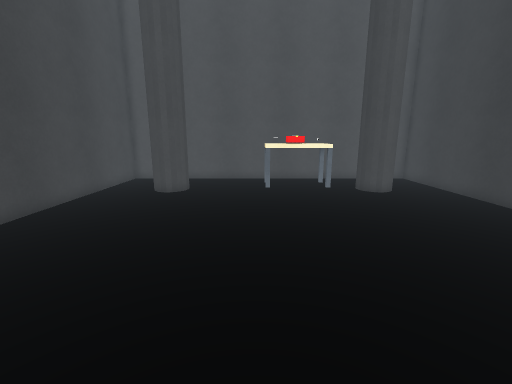
[1] (above)

12 first-person views from a walk through a Unity game level. The camera is 1.5 m above the floor, tilts 12° down and sees 90° across. Doors are open. The floor is counted in squares, 0.5 m on a side. Each view is taken from the middle of a square. On the plan, view 1 faces up. The plan holds only what a view shows up to about 19 squares ahead; the rest is blank. The place goes on beyond the plan. The player character is not drawn. Surface patterns are stand-ins for the level's own textures.

[2]
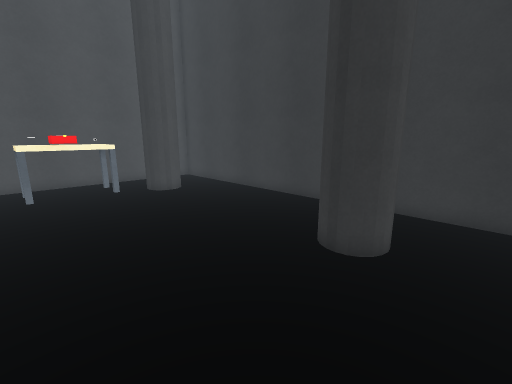

[3]
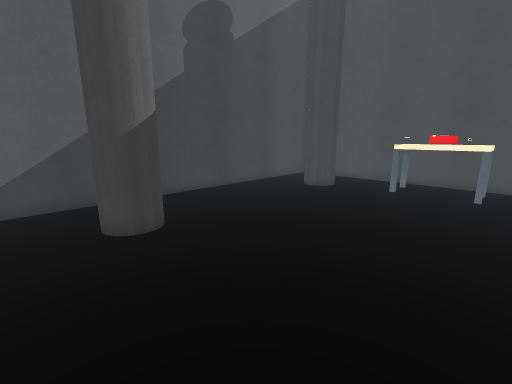

[4]
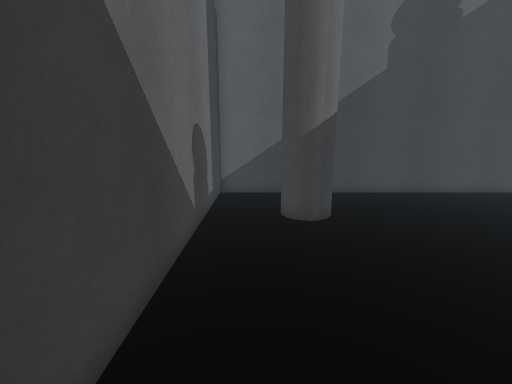

[5]
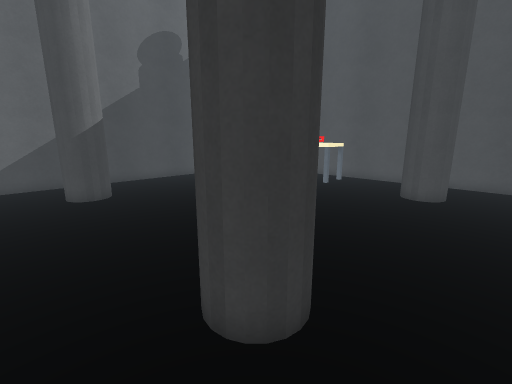

[6]
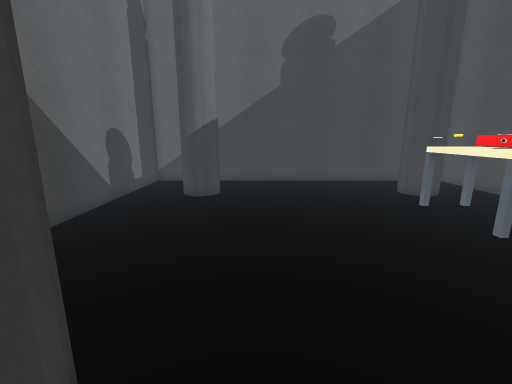

[7]
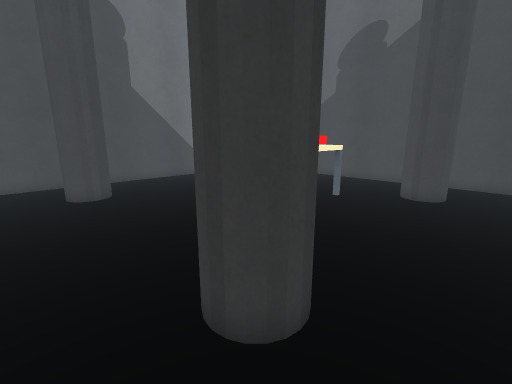

[8]
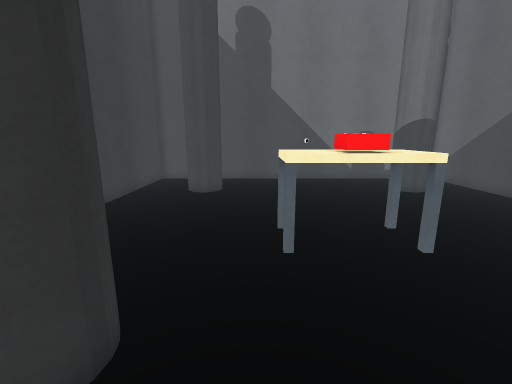

[9]
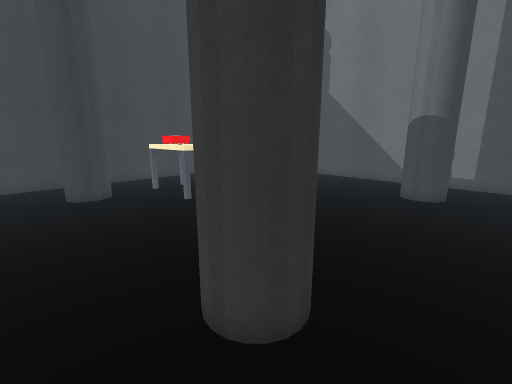

[10]
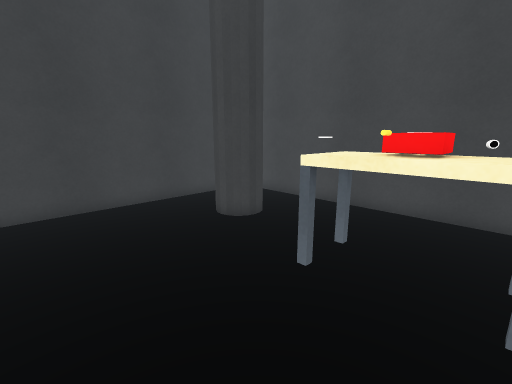

[11]
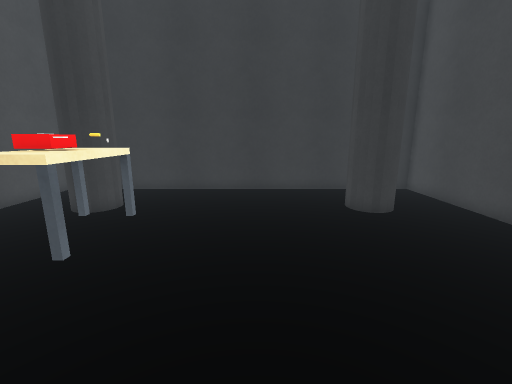

[12]
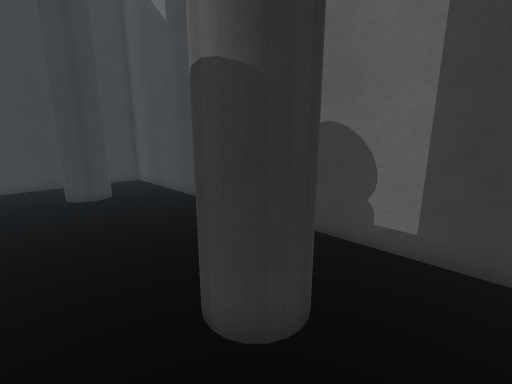

### Floor plan
Points are (right, up) in squares from view 1. A wall is a line through its corners. A room is listed if a view was taken in it or the views show most of it. See-through windows are left out.
Room 1 (views 1, 2, 3, 4, 5, 6, 7, 8, 9, 10, 11, 12)
walls: (-4.3, 3.7) (-3.9, 3) (-4.3, 2.1) (-5.1, 2); (6.3, 14.3) (6, 14.7); (-4.4, 14.2) (-4.8, 14); (-4.1, 3.5) (-4, 2.8); (6.1, 14.5) (6, 15); (6.5, 14.1) (6.2, 14.4); (-4.7, 14.1) (-5, 14) (-5.5, 14.1) (-5.9, 14.5) (-6, 15) (-6, 15.3); (6.1, 3.3) (6.2, 3.6) (6.5, 3.9); (6, 14.8) (6, 15.3); (6.9, 4) (7.4, 3.9); (-5, 4) (-4.7, 3.9) (-4.4, 3.8) (-4.2, 3.6); (6, 3) (6.1, 3.5); (6, 15.2) (6.3, 15.7) (6.8, 16) (7.6, 15.9) (8.1, 15); (5.9, 15.3) (6.4, 15.8); (-5.3, 3.9) (-4.8, 4); (6.1, 2.6) (6, 3.2); (7.5, 14.1) (6.8, 14); (-5.6, 3.8) (-5.2, 4); (-4.2, 2.4) (-4.5, 2.1); (-4.3, 2.3) (-4.8, 2); (7.9, 3.4) (8, 2.9); (8, 15) (7.9, 14.7) (7.8, 14.4) (7.3, 13.9) (6.7, 14) (6.4, 14.2); (7.9, 15.3) (8, 14.8); (-6, 2.8) (-5.9, 3.5) (-5.3, 4.1); (-6, 15.2) (-5.8, 15.6); (7.2, 16) (7.7, 15.7); (-5.5, 15.9) (-4.9, 16); (7.5, 15.9) (7.9, 15.5); (7.9, 2.5) (7.5, 2.1) (7, 2) (6.6, 2.1); (-6.1, 15.3) (-5.3, 16.1) (-4.5, 15.9) (-4.1, 15.5) (-4, 15) (-4.1, 14.5) (-4.5, 14.1); (-5.8, 2.3) (-6, 2.7) (-6, 3); (-9, -1) (11, -1) (11, 19) (-9, 19) (-9, -1)
ways out: closed door at (2, -1)
objects: other object (0, 12) to (1, 13); other object (2, 12); other object (2, 13); other object (3, 12); other object (3, 13)

Where each view was taken, in squares from view 1:
view 1: 0 up, 0 right, facing up
view 2: 0 up, 0 right, facing up-right
view 3: 0 up, 4 right, facing up-left
view 4: 1 up, 5 right, facing left
view 5: 0 up, 10 right, facing up-left
view 6: 6 up, 9 right, facing left
view 7: 18 up, 10 right, facing down-left
view 8: 18 up, 4 right, facing down
view 9: 18 up, 8 left, facing down-right
view 10: 8 up, 3 right, facing up-left
view 11: 8 up, 4 left, facing right
view 12: 6 up, 8 left, facing down-right
